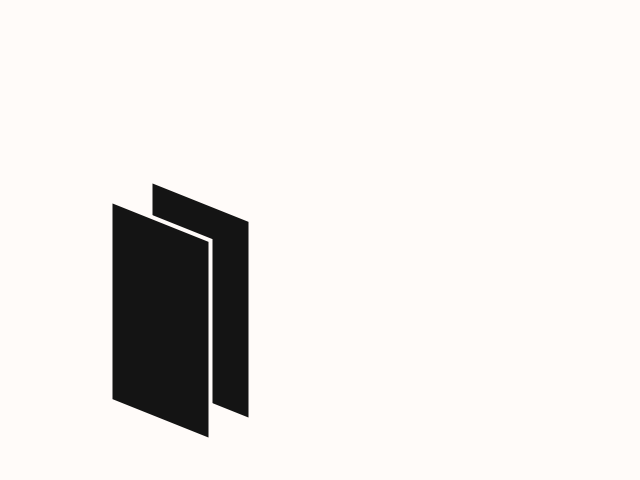
Frame 1 (no input)
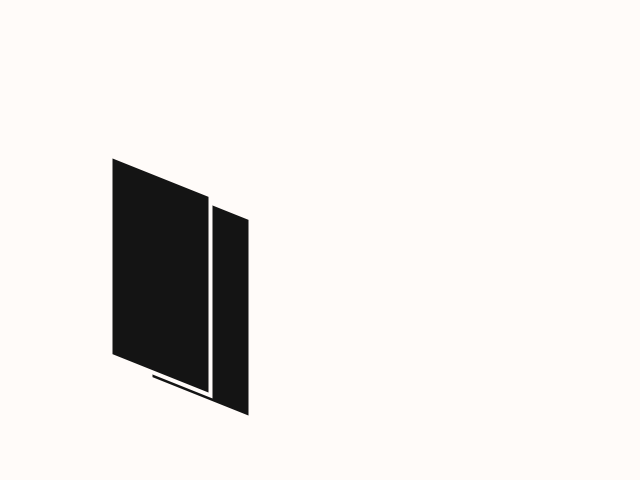
Frame 60 (the mouse pressed at the canvas centre just before this capture)
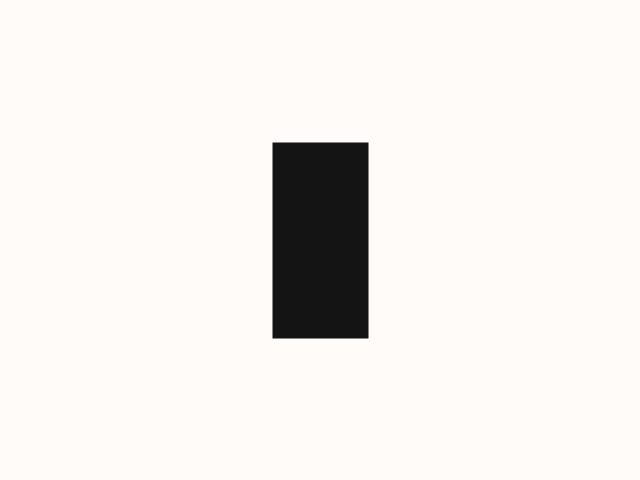
Frame 120 (the mouse held since frame 60 and released just before this capture)

The Processing sketch that drew these frames (run headless with seeded random() and noise(); from frame 60 on, the mouse is pressed at the canvas centre):

// Processing sketch: mySketch
// ── mySketch.pde
/**
* boards in line
*
* @author aadebdeb
* @date 2017/01/26
*/

void setup(){
  size(640, 480);
  rectMode(CENTER);
  fill(20);
  stroke(255, 251, 249);
  strokeWeight(4);
}

void draw(){
  background(255, 251, 249);
  translate(width / 2, height / 2);
  int num = 10;
  float intervalX = map(mouseX, 0, width, 40, -40);
  float intervalY = map(abs(mouseX - width / 2), 0, width / 2, 0, -20);
  float rectX = 100;
  float rectY = 200;
  float tilt = map(mouseX, 0, width, -20, 20);
  for(int i = 2; i > 0; i--){
    pushMatrix();
    float rhytm = map(pow(abs(sin(frameCount * 0.03 - i * 0.3)), 50), 0, 1, 0, -50)
                * map(abs(mouseX - width / 2), 0, width / 2, 0, 1);
    translate(intervalX * (i - num / 2.0), intervalY * (i - num / 2.0) + rhytm);
    beginShape();
    vertex(-rectX / 2.0, -rectY / 2.0 + tilt);
    vertex(rectX / 2.0, -rectY / 2.0 - tilt);
    vertex(rectX / 2.0, rectY / 2.0 - tilt);
    vertex(-rectX / 2.0, rectY / 2.0 + tilt);
    endShape(CLOSE);
    popMatrix();
  }
}
